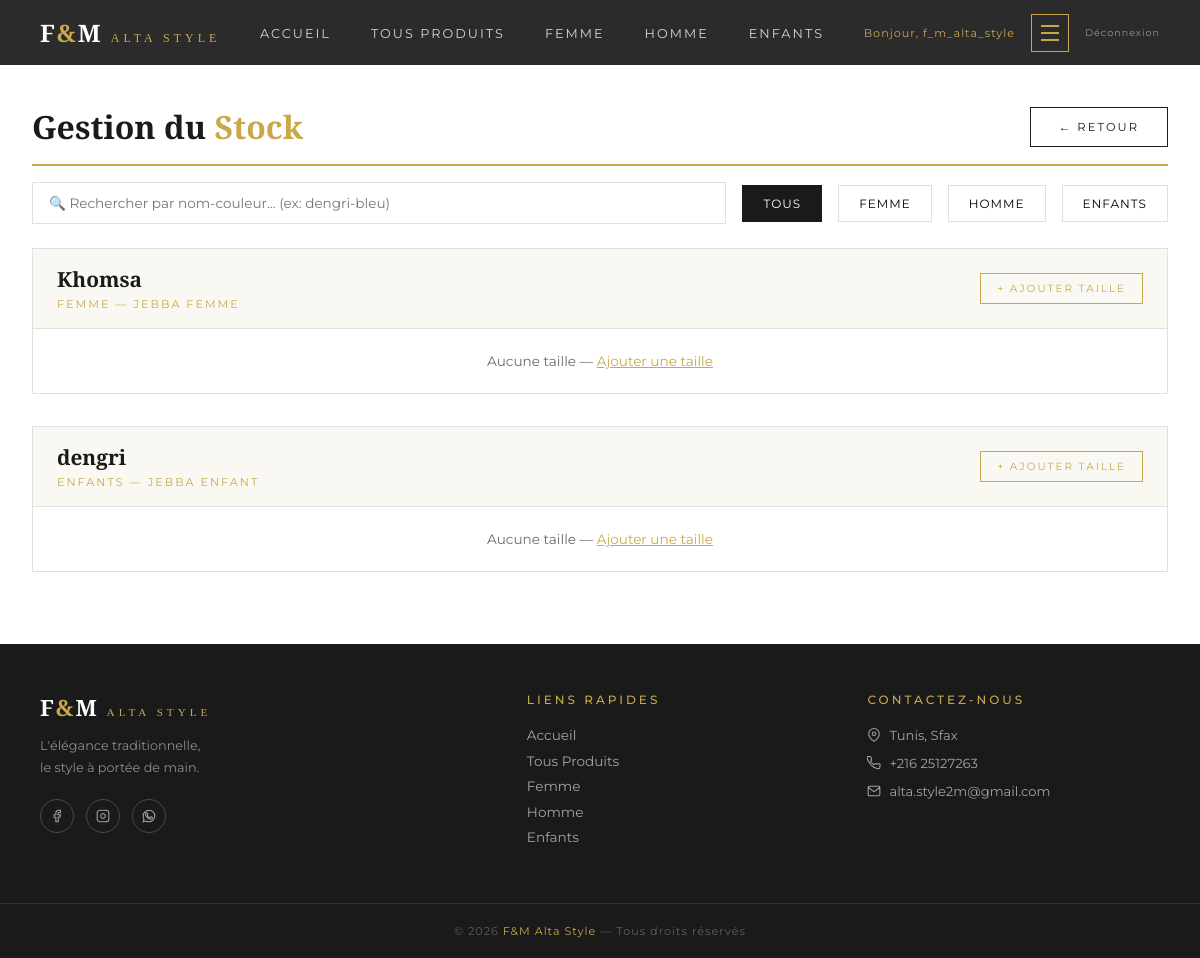
The page /mon-admin/stock/ (signed in) on the database as committed earlier.
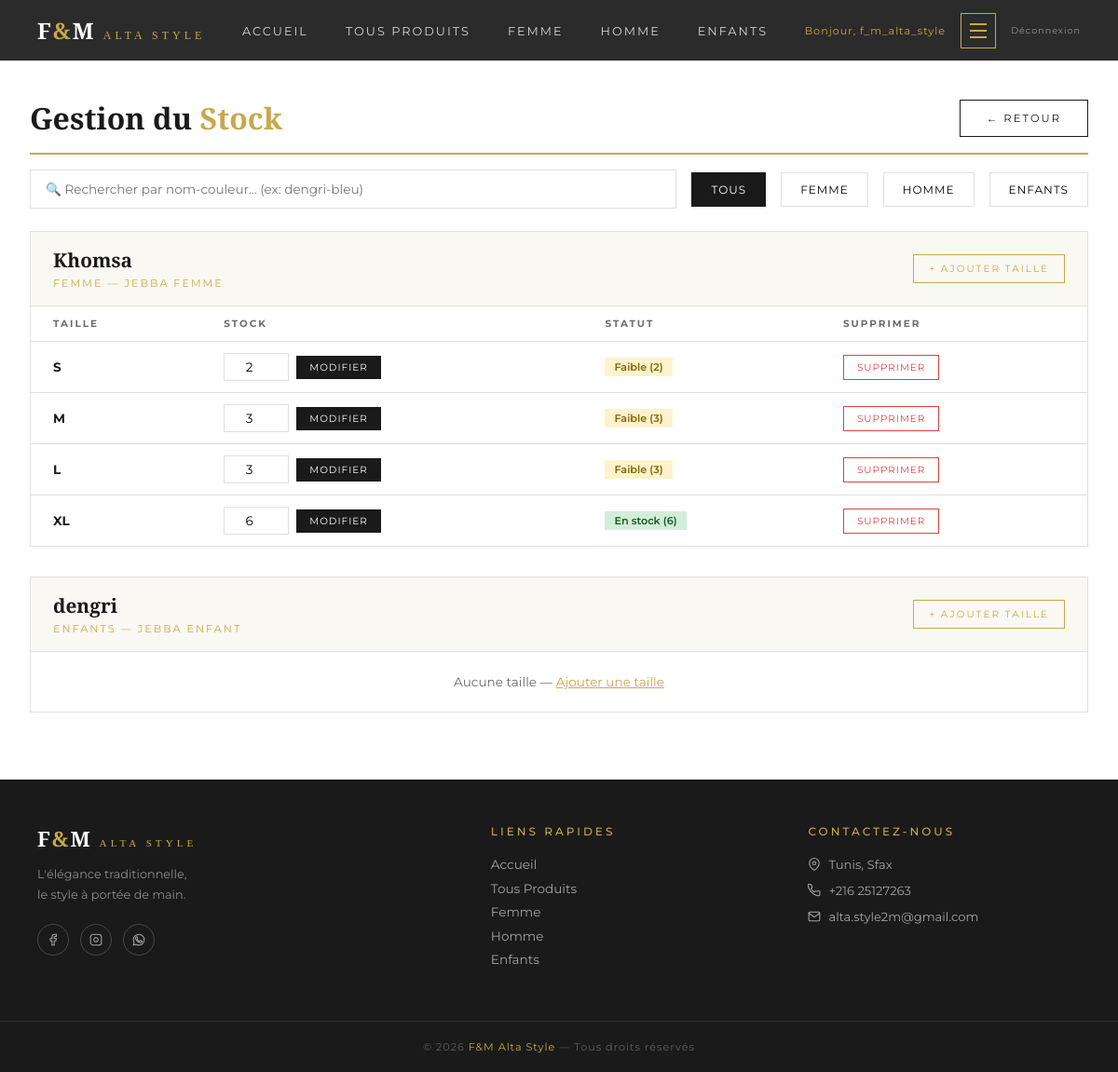
The same page on the database as committed later.
### boutique/models.py (models this page shows, shortened)
class Produit(models.Model):
    CATEGORIES = [
        ('femme', 'Femme'),
        ('homme', 'Homme'),
        ('enfants', 'Enfants'),
    ]
    SOUS_CATEGORIES = [
        ('jebba_f', 'Jebba Femme'),
        ('dengri_f', 'Dengri Femme'),
        ('kachabiya_f', 'Kachabiya Femme'),
        ('cape', 'Cape'),
        ('kamis_f', 'Kamis Femme'),
        ('herga_h', 'Herga Homme'),
        ('dengri_h', 'Dengri Homme'),
        ('burnous', 'Burnous'),
        ('jebba_e', 'Jebba Enfant'),
        ('dengri_e', 'Dengri Enfant'),
        ('kachabiya_e', 'Kachabiya Enfant'),
        ('herga_e', 'Herga Enfant'),
        ('autre', 'Autre'),
    ]
    nom = models.CharField(max_length=200)
    description = models.TextField()
    prix = models.DecimalField(max_digits=10, decimal_places=3)
    categorie = models.CharField(max_length=50, choices=CATEGORIES)
    sous_categorie = models.CharField(max_length=50, choices=SOUS_CATEGORIES, blank=True, default='')
    couleur = models.CharField(max_length=100, blank=True, default='')
    image = models.ImageField(upload_to='produits/', blank=True, null=True)
    disponible = models.BooleanField(default=True)
    date_ajout = models.DateTimeField(auto_now_add=True)

class ProduitVariant(models.Model):
    produit = models.ForeignKey(Produit, on_delete=models.CASCADE, related_name='variants')
    taille = models.CharField(max_length=20)
    couleur = models.CharField(max_length=100, blank=True, default='')
    stock = models.IntegerField(default=0)
    class Meta:
        unique_together = ['produit', 'taille', 'couleur']

### boutique/views.py (the view)
# urls.py: path('mon-admin/stock/', views.admin_stock, name='admin_stock'),
@login_required(login_url='/mon-admin/login/')
def admin_stock(request):
    produits = Produit.objects.all().prefetch_related('variants')
    return render(request, 'boutique/admin_stock.html', {'produits': produits})

### boutique/templates/boutique/admin_stock.html (shortened to what this page needs)
{% extends 'boutique/base.html' %}
{% block content %}
<div class="stock-wrapper">
  <div class="stock-header">
    <h1>Gestion du <span>Stock</span></h1>
    <a href="/mon-admin/" class="btn-outline">← Retour</a>
  </div>
  <div class="filters-bar">
    <input type="text" class="search-input" id="searchInput" placeholder="🔍 Rechercher par nom-couleur... (ex: dengri-bleu)" oninput="filterProduits()">
    <button class="filter-btn active" onclick="setFilter(this, 'all')">Tous</button>
    <button class="filter-btn" onclick="setFilter(this, 'femme')">Femme</button>
    <button class="filter-btn" onclick="setFilter(this, 'homme')">Homme</button>
    <button class="filter-btn" onclick="setFilter(this, 'enfants')">Enfants</button>
  </div>
  {% for produit in produits %}
  <div class="produit-block" data-nom="{{ produit.nom|lower }}" data-couleur="{{ produit.couleur|lower }}" data-cat="{{ produit.categorie }}">
    <div class="produit-header">
      <div>
        <h3>{{ produit.nom }}{% if produit.couleur %}<span class="produit-couleur">— {{ produit.couleur }}</span>{% endif %}</h3>
        <small>{{ produit.get_categorie_display }} — {{ produit.get_sous_categorie_display }}</small>
      </div>
      <a href="/mon-admin/stock/ajouter/{{ produit.pk }}/" class="btn-add">+ Ajouter Taille</a>
    </div>
    {% if produit.variants.all %}
    <table class="variants-table">
      <thead>
        <tr>
          <th>Taille</th>
          <th>Stock</th>
          <th>Statut</th>
          <th>Supprimer</th>
        </tr>
      </thead>
      <tbody>
        {% for variant in produit.variants.all %}
        <tr>
          <td><strong>{{ variant.taille }}</strong></td>
          <td>
            <form method="POST" action="/mon-admin/stock/update/{{ variant.pk }}/" style="display:flex;gap:0.5rem;align-items:center">
  <input type="number" name="stock" value="{{ variant.stock }}" min="0" class="stock-input">
  <button type="submit" class="btn-save">Modifier</button>
</form>
          </td>
          <td>
            {% if variant.stock == 0 %}
            <span class="stock-badge stock-zero">Épuisé</span>
            {% elif variant.stock <= 3 %}
            <span class="stock-badge stock-low">Faible ({{ variant.stock }})</span>
            {% else %}
            <span class="stock-badge stock-ok">En stock ({{ variant.stock }})</span>
            {% endif %}
          </td>
          <td>
            <form method="POST" action="/mon-admin/stock/supprimer/{{ variant.pk }}/">
              <button type="submit" class="btn-del" onclick="return confirm('Supprimer?')">Supprimer</button>
            </form>
          </td>
        </tr>
        {% endfor %}
      </tbody>
    </table>
    {% else %}
    <p class="no-variants">Aucune taille — <a href="/mon-admin/stock/ajouter/{{ produit.pk }}/" style="color:var(--gold)">Ajouter une taille</a></p>
    {% endif %}
  </div>
  {% endfor %}
</div>
{% endblock %}

Rows that differ between the two databases and show on the page:
computed for Produit "Khomsa": text "Aucune taille — Ajouter une taille" → "TAILLE STOCK STATUT SUPPRIMER"
added ProduitVariant: taille "S", stock "2", shown under Produit "Khomsa"
added ProduitVariant: taille "M", stock "3", shown under Produit "Khomsa"
added ProduitVariant: taille "L", stock "3", shown under Produit "Khomsa"
added ProduitVariant: taille "XL", stock "6", shown under Produit "Khomsa"
